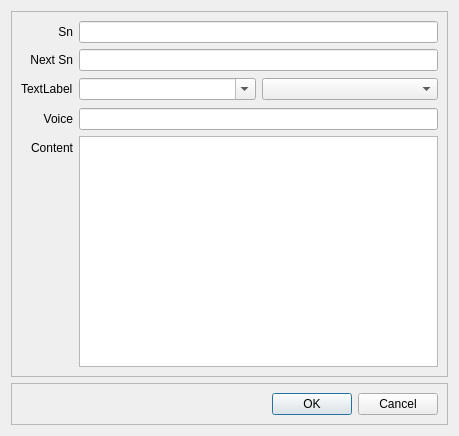
<?xml version="1.0" encoding="UTF-8"?>
<ui version="4.0">
 <class>PlotEditDialog</class>
 <widget class="QDialog" name="PlotEditDialog">
  <property name="geometry">
   <rect>
    <x>0</x>
    <y>0</y>
    <width>459</width>
    <height>436</height>
   </rect>
  </property>
  <property name="font">
   <font>
    <family>Microsoft YaHei UI</family>
    <pointsize>9</pointsize>
   </font>
  </property>
  <property name="windowTitle">
   <string>Dialog</string>
  </property>
  <layout class="QVBoxLayout" name="verticalLayout">
   <item>
    <widget class="QFrame" name="frame">
     <property name="frameShape">
      <enum>QFrame::StyledPanel</enum>
     </property>
     <property name="frameShadow">
      <enum>QFrame::Raised</enum>
     </property>
     <layout class="QFormLayout" name="formLayout">
      <property name="labelAlignment">
       <set>Qt::AlignRight|Qt::AlignTrailing|Qt::AlignVCenter</set>
      </property>
      <item row="0" column="0">
       <widget class="QLabel" name="label">
        <property name="font">
         <font>
          <family>Microsoft YaHei UI</family>
         </font>
        </property>
        <property name="layoutDirection">
         <enum>Qt::LeftToRight</enum>
        </property>
        <property name="locale">
         <locale language="Chinese" country="China"/>
        </property>
        <property name="text">
         <string>Sn</string>
        </property>
        <property name="alignment">
         <set>Qt::AlignRight|Qt::AlignTrailing|Qt::AlignVCenter</set>
        </property>
       </widget>
      </item>
      <item row="0" column="1">
       <widget class="QLineEdit" name="lineEditSn"/>
      </item>
      <item row="1" column="0">
       <widget class="QLabel" name="label_2">
        <property name="font">
         <font>
          <family>Microsoft YaHei UI</family>
         </font>
        </property>
        <property name="layoutDirection">
         <enum>Qt::LeftToRight</enum>
        </property>
        <property name="locale">
         <locale language="Chinese" country="China"/>
        </property>
        <property name="text">
         <string>Next Sn</string>
        </property>
        <property name="alignment">
         <set>Qt::AlignRight|Qt::AlignTrailing|Qt::AlignVCenter</set>
        </property>
       </widget>
      </item>
      <item row="1" column="1">
       <widget class="QLineEdit" name="lineEdit_2"/>
      </item>
      <item row="3" column="0">
       <widget class="QLabel" name="label_4">
        <property name="font">
         <font>
          <family>Microsoft YaHei UI</family>
         </font>
        </property>
        <property name="layoutDirection">
         <enum>Qt::LeftToRight</enum>
        </property>
        <property name="locale">
         <locale language="Chinese" country="China"/>
        </property>
        <property name="text">
         <string>Voice</string>
        </property>
        <property name="alignment">
         <set>Qt::AlignRight|Qt::AlignTrailing|Qt::AlignVCenter</set>
        </property>
       </widget>
      </item>
      <item row="3" column="1">
       <widget class="QLineEdit" name="lineEditVoice"/>
      </item>
      <item row="4" column="0">
       <widget class="QLabel" name="label_3">
        <property name="font">
         <font>
          <family>Microsoft YaHei UI</family>
         </font>
        </property>
        <property name="layoutDirection">
         <enum>Qt::LeftToRight</enum>
        </property>
        <property name="locale">
         <locale language="Chinese" country="China"/>
        </property>
        <property name="text">
         <string>Content</string>
        </property>
        <property name="alignment">
         <set>Qt::AlignRight|Qt::AlignTrailing|Qt::AlignVCenter</set>
        </property>
       </widget>
      </item>
      <item row="4" column="1">
       <widget class="QTextEdit" name="textEditContent"/>
      </item>
      <item row="2" column="0">
       <widget class="QLabel" name="label_5">
        <property name="text">
         <string>TextLabel</string>
        </property>
       </widget>
      </item>
      <item row="2" column="1">
       <widget class="QFrame" name="frame_2">
        <property name="minimumSize">
         <size>
          <width>0</width>
          <height>25</height>
         </size>
        </property>
        <property name="frameShape">
         <enum>QFrame::NoFrame</enum>
        </property>
        <property name="frameShadow">
         <enum>QFrame::Plain</enum>
        </property>
        <layout class="QHBoxLayout" name="horizontalLayout_2">
         <property name="leftMargin">
          <number>0</number>
         </property>
         <property name="topMargin">
          <number>0</number>
         </property>
         <property name="rightMargin">
          <number>0</number>
         </property>
         <property name="bottomMargin">
          <number>0</number>
         </property>
         <item>
          <widget class="QComboBox" name="comboScenes">
           <property name="editable">
            <bool>true</bool>
           </property>
          </widget>
         </item>
         <item>
          <widget class="QComboBox" name="comboNpcs"/>
         </item>
        </layout>
       </widget>
      </item>
     </layout>
    </widget>
   </item>
   <item>
    <widget class="QFrame" name="frameBtnGroup">
     <property name="frameShape">
      <enum>QFrame::StyledPanel</enum>
     </property>
     <property name="frameShadow">
      <enum>QFrame::Raised</enum>
     </property>
     <layout class="QHBoxLayout" name="horizontalLayout">
      <item>
       <widget class="QDialogButtonBox" name="buttonBox">
        <property name="font">
         <font>
          <family>Microsoft YaHei UI</family>
         </font>
        </property>
        <property name="layoutDirection">
         <enum>Qt::LeftToRight</enum>
        </property>
        <property name="locale">
         <locale language="Chinese" country="China"/>
        </property>
        <property name="standardButtons">
         <set>QDialogButtonBox::Cancel|QDialogButtonBox::Ok</set>
        </property>
       </widget>
      </item>
     </layout>
    </widget>
   </item>
  </layout>
 </widget>
 <resources/>
 <connections/>
</ui>
